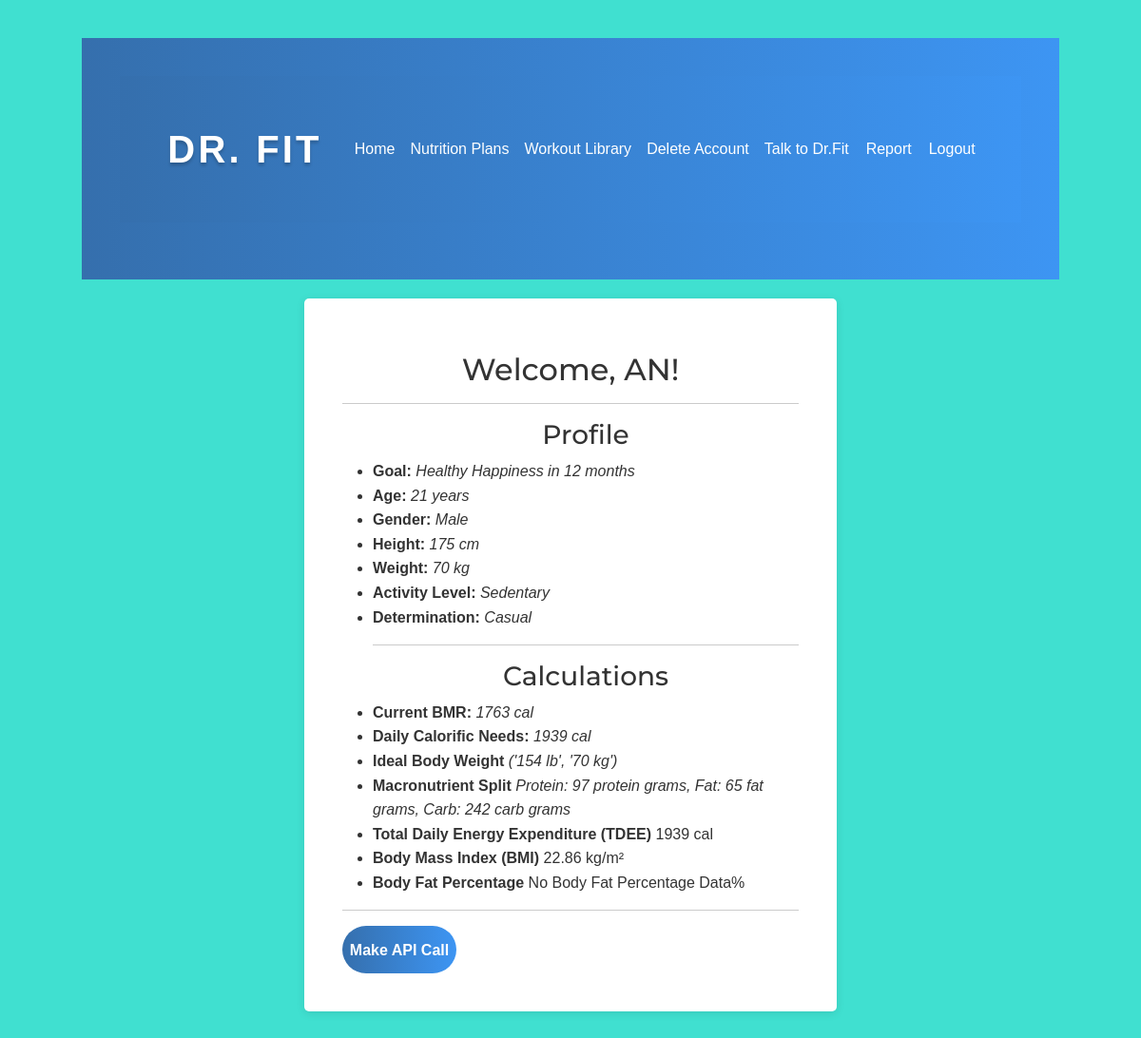
The app's page /account (signed in) with its own data.
### tables this page shows
CREATE TABLE users (id INTEGER PRIMARY KEY AUTOINCREMENT, username TEXT, email TEXT, password TEXT, gender TEXT, age INTEGER, height REAL, weight REAL, waist REAL, neck REAL, hip REAL, head REAL, goal TEXT, determination_level TEXT, activity_level TEXT, bmr_type TEXT, body_fat_percentage INTEGER, initial_plan TEXT, report TEXT, bmr FLOAT);

### blueprints/routes.py (the view)
@routes.route('/account')
def account_route():
    return render_template('account.html')

### app.py (called while the page is built)
@login_manager.user_loader # Decorator for the user_loader function
def load_user(user_id):
    user_data = loadUserObject(user_id) # Loads the user data from the database
    return user_data # Returns the user data

@app.before_request
def before_request():
    if current_user.is_authenticated:  # Checks if the user is authenticated
        conn = sqlite3.connect('database.db') # Connect to the SQLite database
        curs = conn.cursor() # Create a cursor object to execute SQL commands
        curs.execute("SELECT username, gender, age, height, weight, goal FROM users WHERE id = (?)", [current_user.id]) # Fetch the user data by user ID
        g.user_data = curs.fetchone() # Assign the fetched user data to a global object "g" which is unique for each request context
        conn.close() # Close the connection to the SQLite database

### blueprints/calculations.py (called while the page is built, shortened)
def get_user_info():
    conn = sqlite3.connect('database.db')
    curs = conn.cursor()
    curs.execute("SELECT gender, age, height, weight, goal, determination_level, activity_level, bmr_type, body_fat_percentage, waist, neck, hip FROM users WHERE id = (?)", [current_user.id,])
    user_data = curs.fetchone()
    conn.close()
    return user_data

def calculate_body_fat_percentage(gender=None, height=None, body_fat_percentage=None,waist=None,neck=None,hip=None) -> float:
    print("ENTERED CALCULATE_BODY_FAT_PERCENTAGE FUNCTION")
    user_data = get_user_info()
    gender = user_data[0]
    height = user_data[2]
    body_fat_percentage = user_data[8]  # body_fat_percentage can be manually set during registration
    waist = user_data[9]
    waist = float(waist) if waist is not None and waist != '' else None
    neck = user_data[10]
    hip = user_data[11]
    if body_fat_percentage == '':
        body_fat_percentage = None
    if body_fat_percentage is not None:
        print("Body fat percentage already set during registration")
        print(f"Body fat percentage: {body_fat_percentage} \n")
        return body_fat_percentage
    elif waist is None or neck is None or hip is None:
        return "No Body Fat Percentage Data"

### blueprints/user.py (called while the page is built)
    def get_formatted_goal(self):
        return self.goal.replace('_', ' ').title()

    def get_formatted_activity_level(self):
        return self.activity_level.replace('_', ' ').title()

    def get_formatted_age(self):
        return str(self.age) + ' years'

    def get_formatted_weight(self):
        return str(round(self.weight)) + ' kg'

### templates/account.html (shortened to what this page needs)
{% extends 'index.html' %}
{% block content %}
        <div class="container">
            <h2 class="mt-3">Welcome, {{ current_user.username }}!</h2>
            <hr>
            <ul>
                <h3 class="mt-3">Profile</h3>
                <li><b>Goal:</b> <i>{{ current_user.get_formatted_goal() }} in {{ current_user.get_goal_timeframe() }} months</i></li>
                <li><b>Age:</b> <i>{{ current_user.get_formatted_age() }}</i></li>
                <li><b>Gender:</b> <i>{{ current_user.get_formatted_gender() }}</i></li>
                <li><b>Height:</b> <i>{{ current_user.get_formatted_height() }}</i></li>
                <li><b>Weight:</b> <i>{{ current_user.get_formatted_weight() }}</i></li>
                <li><b>Activity Level:</b> <i>{{ current_user.get_formatted_activity_level() }}</i></li>
                <li><b>Determination:</b> <i>{{ current_user.get_determination_level() }}</i></li>
                <hr>
                <h3 class="mt-3">Calculations</h3>
                <li><b>Current BMR:</b> <i>{{ current_user.get_bmr() }} cal</i></li>
                <li><b>Daily Calorific Needs:</b> <i>{{ current_user.get_calorific_needs() }} cal</i></li>
                <li><b>Ideal Body Weight</b> <i>{{ current_user.get_ideal_body() }}</i></li>
                <li><b>Macronutrient Split</b> <i>{{ current_user.get_macros_split() }}</i></li>
                <li><b>Total Daily Energy Expenditure (TDEE)</b> {{ current_user.get_tdee() }} cal</li>
                <li><b>Body Mass Index (BMI)</b> {{ current_user.get_bmi() }} kg/m²</li>
                <li><b>Body Fat Percentage</b> {{ current_user.get_body_fat() }} </li>
            </ul>
            <hr>
                <form action="/get_initial_plan" method="POST">
                    <button class = "get_initial_btn" type="submit">Make API Call</button>
                </form>
        </body>
        <br>
{% endblock %}

### templates/index.html (shortened to what this page needs)
<!DOCTYPE html>
<html lang="en">
<head>
    <link href="https://cdn.jsdelivr.net/npm/bootstrap@5.1.0/dist/css/bootstrap.min.css" rel="stylesheet">
    <link rel="stylesheet" href="{{ url_for('static', filename='styles.css') }}">
</head>
<body>
    <nav class="navbar navbar-expand-md navbar-light bg-primary">
        <nav class="navbar navbar-expand-md navbar-light bg-primary">
            <a class="navbar-brand" href="{{ url_for('get_response.response', user_id=current_user.id) }}">Dr. Fit</a>
            <div class="collapse navbar-collapse" id="collapsibleNavbar">
                <ul class="navbar-nav">
                    <li class="nav-item">
                        <a class="nav-link" href="{{ url_for('routes.account_route', user_id=current_user.id) }}">Home</a>
                    </li>
                    <li class="nav-item">
                        <a class="nav-link" href="{{ url_for('nutrition.nutrition_page', user_id=current_user.id) }}">Nutrition Plans</a>
                    </li>
                    <li class="nav-item">
                        <a class="nav-link" href="{{ url_for('routes.workout_library', user_id=current_user.id) }}">Workout Library</a>
                    </li>
                    <li class="nav-item">
                        <a class="nav-link" href="{{ url_for('user.delete_account', user_id=current_user.id) }}" onclick="return confirm('Are you sure you would like to delete your account? This cannot be undone.')">Delete Account</a>
                    </li>
                    <li class="nav-item">
                        <a class="nav-link" href="{{ url_for('get_response.mainPage', user_id=current_user.id) }}">Talk to Dr.Fit</a>
                    </li>
                    <li class="nav-item">
                        <a href="{{ url_for('get_response.report') }}">Report</a>
                    </li>
                    <li class="nav-item">
                        <a class="nav-link" href="{{ url_for('login.logout') }}">Logout</a>
                    </li>
                </ul>
            </div>
        </nav>
    </nav>
    {% block content %}{% endblock %}
</body>
</html>

### static/styles.css (style rules this page uses)
body { font-family: "Roboto", sans-serif; background-color: #40E0D0; color: #333; line-height: 1.6; }
a { color: #333; text-decoration: none; }
h1,h2,h3,h4,h5,h6 { font-family: 'montserrat', sans-serif !important;; }
nav { display: flex; justify-content: flex-end; align-items: center; padding: 20px; background: linear-gradient(to right, #356fad, #3d95f3); }
nav a { color: #fff; padding: 0 10px; }
body { font-family: Arial, sans-serif; }
nav { position: relative; }
.navbar { margin-bottom: 20px; }
.navbar a { color: #fff; }
.container { max-width: 1200px; margin: 30px auto; padding: 20px; background-color: #fff; border-radius: 5px; box-shadow: 0 2px 10px rgba(0, 0, 0, 0.1); }
.container form { display: inline-flex; }
.get_initial_btn { display: inline-flex; justify-content: center; align-items: center; width: 120px; height: 50px; border-radius: 25px; font-size: 16px; font-weight: bold; color: white; background: linear-gradient(to right, #356fad, #3d95f3); border: none; cursor: pointer; text-decoration: none; transition: transform .2s ease-in-out; }
.mt-3 { display: flex; justify-content: center; align-items: center; flex-direction: column; }
.navbar { padding: 40px; }
body { display: flex; flex-direction: column; justify-content: center; align-items: center; min-height: 100vh; padding: 40px; }
.container { width: 50%; margin: 0 auto; padding: 40px; }
.navbar-brand { font-size: 2.5rem; font-weight: 700; color: #fff !important; text-transform: uppercase; letter-spacing: 0.2rem; text-shadow: 0 0.2rem 0.2rem rgba(0, 0, 0, 0.2); }
.nav-link { padding: 0 10px; color: #fff !important; }

### records on screen
users: username "AN", get_formatted_gender "Male", get_formatted_activity_level "Sedentary", get_determination_level "Casual"

### other values on screen
{{ current_user.get_formatted_goal() }} "Healthy Happiness"
{{ current_user.get_goal_timeframe() }} "12"
{{ current_user.get_formatted_age() }} "21 years"
{{ current_user.get_formatted_height() }} "175 cm"
{{ current_user.get_formatted_weight() }} "70 kg"
{{ current_user.get_bmr() }} "1763"
{{ current_user.get_calorific_needs() }} "1939"
{{ current_user.get_ideal_body() }} "('154 lb', '70 kg')"
{{ current_user.get_macros_split() }} "Protein: 97 protein grams, Fat: 65 fat grams, Carb: 242 carb grams"
{{ current_user.get_tdee() }} "1939"
{{ current_user.get_bmi() }} "22.86"
{{ current_user.get_body_fat() }} "No Body Fat Percentage Data%"
